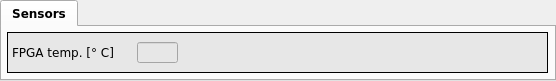
   <widget class="QTabWidget" name="MainSignalWindowTab_4">
    <property name="enabled">
     <bool>true</bool>
    </property>
    <property name="geometry">
     <rect>
      <x>5</x>
      <y>10</y>
      <width>556</width>
      <height>81</height>
     </rect>
    </property>
    <property name="sizePolicy">
     <sizepolicy hsizetype="Expanding" vsizetype="Expanding">
      <horstretch>0</horstretch>
      <verstretch>0</verstretch>
     </sizepolicy>
    </property>
    <property name="minimumSize">
     <size>
      <width>300</width>
      <height>75</height>
     </size>
    </property>
    <property name="font">
     <font>
      <family>DejaVu Sans</family>
      <pointsize>9</pointsize>
      <weight>75</weight>
      <bold>true</bold>
      <kerning>false</kerning>
     </font>
    </property>
    <property name="styleSheet">
     <string notr="true"/>
    </property>
    <property name="currentIndex">
     <number>0</number>
    </property>
    <property name="iconSize">
     <size>
      <width>16</width>
      <height>16</height>
     </size>
    </property>
    <property name="elideMode">
     <enum>Qt::ElideNone</enum>
    </property>
    <property name="usesScrollButtons">
     <bool>false</bool>
    </property>
    <widget class="QWidget" name="tab_4">
     <attribute name="title">
      <string>Sensors</string>
     </attribute>
     <widget class="caFrame" name="caframe_6">
      <property name="geometry">
       <rect>
        <x>5</x>
        <y>5</y>
        <width>541</width>
        <height>41</height>
       </rect>
      </property>
      <property name="styleSheet">
       <string notr="true">background-color: rgb(231, 231, 231);</string>
      </property>
      <property name="frameShape">
       <enum>QFrame::Box</enum>
      </property>
      <property name="frameShadow">
       <enum>QFrame::Plain</enum>
      </property>
      <property name="lineWidth">
       <number>1</number>
      </property>
      <property name="midLineWidth">
       <number>1</number>
      </property>
      <property name="background">
       <color>
        <red>0</red>
        <green>0</green>
        <blue>0</blue>
       </color>
      </property>
      <widget class="caRelatedDisplay" name="bpm_temp">
       <property name="geometry">
        <rect>
         <x>295</x>
         <y>10</y>
         <width>111</width>
         <height>21</height>
        </rect>
       </property>
       <property name="font">
        <font>
         <family>Sans Serif</family>
         <pointsize>10</pointsize>
        </font>
       </property>
       <property name="background">
        <color>
         <red>252</red>
         <green>220</green>
         <blue>123</blue>
        </color>
       </property>
       <property name="labels">
        <string notr="true">BPM T°C</string>
       </property>
       <property name="files">
        <string notr="true">temperatures</string>
       </property>
       <property name="args">
        <string notr="true">MODULE=$(BPM);</string>
       </property>
      </widget>
      <widget class="caRelatedDisplay" name="bpm_temp_2">
       <property name="geometry">
        <rect>
         <x>420</x>
         <y>10</y>
         <width>111</width>
         <height>21</height>
        </rect>
       </property>
       <property name="font">
        <font>
         <family>Sans Serif</family>
         <pointsize>10</pointsize>
        </font>
       </property>
       <property name="background">
        <color>
         <red>252</red>
         <green>220</green>
         <blue>123</blue>
        </color>
       </property>
       <property name="labels">
        <string notr="true">BPM U/I</string>
       </property>
       <property name="files">
        <string notr="true">voltages</string>
       </property>
       <property name="args">
        <string notr="true">MODULE=$(BPM);</string>
       </property>
      </widget>
      <widget class="QLabel" name="label_32">
       <property name="geometry">
        <rect>
         <x>5</x>
         <y>10</y>
         <width>121</width>
         <height>21</height>
        </rect>
       </property>
       <property name="font">
        <font>
         <family>DejaVu Sans</family>
         <pointsize>9</pointsize>
        </font>
       </property>
       <property name="text">
        <string>FPGA temp. [° C]</string>
       </property>
      </widget>
      <widget class="caTextEntry" name="tbtddcsynth_offs_6">
       <property name="geometry">
        <rect>
         <x>130</x>
         <y>10</y>
         <width>41</width>
         <height>21</height>
        </rect>
       </property>
       <property name="font">
        <font>
         <family>Monospace</family>
         <pointsize>10</pointsize>
        </font>
       </property>
       <property name="alignment">
        <set>Qt::AlignRight|Qt::AlignTrailing|Qt::AlignVCenter</set>
       </property>
       <property name="channel" stdset="0">
        <string notr="true">$(BPM):ID_2:value</string>
       </property>
       <property name="background">
        <color>
         <red>255</red>
         <green>255</green>
         <blue>255</blue>
        </color>
       </property>
       <property name="fontScaleMode">
        <enum>caLineEdit::WidthAndHeight</enum>
       </property>
      </widget>
     </widget>
     <widget class="QTabWidget" name="MainSignalWindowTab_5">
      <property name="enabled">
       <bool>true</bool>
      </property>
      <property name="geometry">
       <rect>
        <x>0</x>
        <y>480</y>
        <width>556</width>
        <height>80</height>
       </rect>
      </property>
      <property name="sizePolicy">
       <sizepolicy hsizetype="Expanding" vsizetype="Expanding">
        <horstretch>0</horstretch>
        <verstretch>0</verstretch>
       </sizepolicy>
      </property>
      <property name="minimumSize">
       <size>
        <width>300</width>
        <height>80</height>
       </size>
      </property>
      <property name="font">
       <font>
        <family>DejaVu Sans</family>
        <pointsize>9</pointsize>
        <weight>75</weight>
        <bold>true</bold>
        <kerning>false</kerning>
       </font>
      </property>
      <property name="styleSheet">
       <string notr="true"/>
      </property>
      <property name="currentIndex">
       <number>0</number>
      </property>
      <property name="iconSize">
       <size>
        <width>16</width>
        <height>16</height>
       </size>
      </property>
      <property name="elideMode">
       <enum>Qt::ElideNone</enum>
      </property>
      <property name="usesScrollButtons">
       <bool>false</bool>
      </property>
      <widget class="QWidget" name="tab_5">
       <attribute name="title">
        <string>Sensors</string>
       </attribute>
       <widget class="caFrame" name="caframe_10">
        <property name="geometry">
         <rect>
          <x>5</x>
          <y>5</y>
          <width>541</width>
          <height>41</height>
         </rect>
        </property>
        <property name="styleSheet">
         <string notr="true">background-color: rgb(231, 231, 231);</string>
        </property>
        <property name="frameShape">
         <enum>QFrame::Box</enum>
        </property>
        <property name="frameShadow">
         <enum>QFrame::Plain</enum>
        </property>
        <property name="lineWidth">
         <number>1</number>
        </property>
        <property name="midLineWidth">
         <number>1</number>
        </property>
        <property name="background">
         <color>
          <red>0</red>
          <green>0</green>
          <blue>0</blue>
         </color>
        </property>
        <widget class="caRelatedDisplay" name="bpm_temp_3">
         <property name="geometry">
          <rect>
           <x>295</x>
           <y>10</y>
           <width>111</width>
           <height>21</height>
          </rect>
         </property>
         <property name="font">
          <font>
           <family>Sans Serif</family>
           <pointsize>10</pointsize>
          </font>
         </property>
         <property name="background">
          <color>
           <red>252</red>
           <green>220</green>
           <blue>123</blue>
          </color>
         </property>
         <property name="labels">
          <string notr="true">BPM T°C</string>
         </property>
         <property name="files">
          <string notr="true">temperatures</string>
         </property>
         <property name="args">
          <string notr="true">MODULE=$(BPM);</string>
         </property>
        </widget>
        <widget class="caRelatedDisplay" name="bpm_temp_4">
         <property name="geometry">
          <rect>
           <x>420</x>
           <y>10</y>
           <width>111</width>
           <height>21</height>
          </rect>
         </property>
         <property name="font">
          <font>
           <family>Sans Serif</family>
           <pointsize>10</pointsize>
          </font>
         </property>
         <property name="background">
          <color>
           <red>252</red>
           <green>220</green>
           <blue>123</blue>
          </color>
         </property>
         <property name="labels">
          <string notr="true">BPM U/I</string>
         </property>
         <property name="files">
          <string notr="true">voltages</string>
         </property>
         <property name="args">
          <string notr="true">MODULE=$(BPM);</string>
         </property>
        </widget>
        <widget class="QLabel" name="label_34">
         <property name="geometry">
          <rect>
           <x>5</x>
           <y>10</y>
           <width>151</width>
           <height>21</height>
          </rect>
         </property>
         <property name="font">
          <font>
           <pointsize>10</pointsize>
          </font>
         </property>
         <property name="text">
          <string>FPGA temp. [° C]</string>
         </property>
        </widget>
        <widget class="caLineEdit" name="calineedit_9">
         <property name="geometry">
          <rect>
           <x>155</x>
           <y>10</y>
           <width>46</width>
           <height>21</height>
          </rect>
         </property>
         <property name="font">
          <font>
           <family>Sans Serif</family>
           <pointsize>13</pointsize>
          </font>
         </property>
         <property name="alignment">
          <set>Qt::AlignRight|Qt::AlignTrailing|Qt::AlignVCenter</set>
         </property>
         <property name="channel" stdset="0">
          <string notr="true">$(BPM):ID_2:value</string>
         </property>
         <property name="precision">
          <number>2</number>
         </property>
        </widget>
       </widget>
      </widget>
     </widget>
    </widget>
   </widget>
